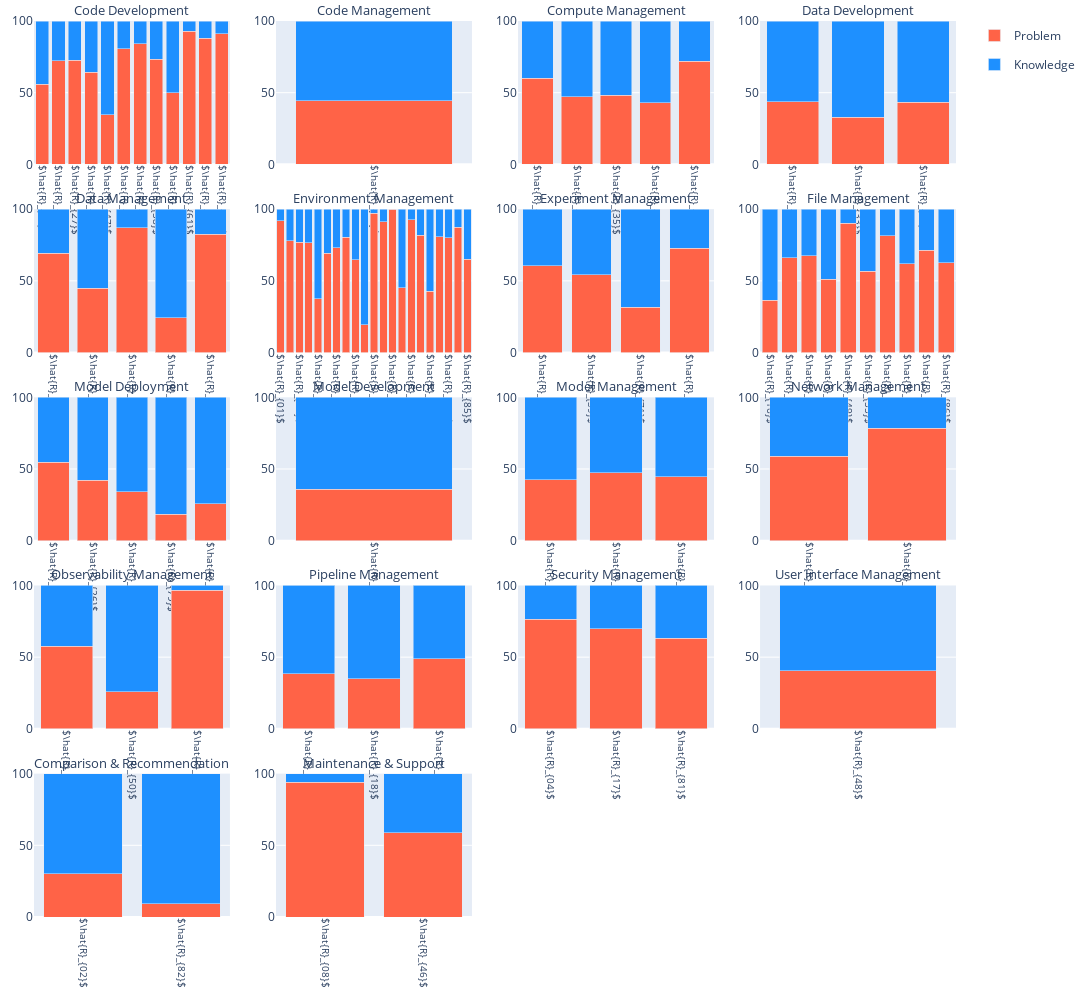

Notebook source saved alongside this figure:
### Code cell
df = pd.read_json(os.path.join(path_rq4, 'macro-topics.json'))

rows = 5
cols = 4
fig = make_subplots(rows=rows, cols=cols, horizontal_spacing=0.05, vertical_spacing=0.05, subplot_titles=[macro_topic_indexing[i] for i in sorted(df['Resolution_summary_topic_macro'].unique())])

for macro_name, macro_group in df.groupby('Resolution_summary_topic_macro', sort=True):
    categories = []
    frequency_p = []
    frequency_k = [] 
    
    for name, group in macro_group.groupby('Resolution_summary_topic'):
        name = r'$\hat{R}_{0' + str(name+1) + '}$' if name < 9 else r'$\hat{R}_{' + str(name+1) + '}$'
        categories.append(name)
        frequency_p.append(len(group[group['Challenge_type'] == 'problem'])/len(group)*100)
        frequency_k.append(len(group[group['Challenge_type'] == 'knowledge'])/len(group)*100)
    
    row = macro_name // cols + 1
    col = macro_name % cols + 1
    show_legend = True if macro_name == 0 else False
    
    fig.add_trace(go.Bar(
        name='Problem', 
        x=categories, 
        y=frequency_p, 
        legendgroup='Problem', 
        marker_color=color_map['Problem'],
        showlegend=show_legend
    ), row=row, col=col)
    fig.add_trace(go.Bar(
        name='Knowledge', 
        x=categories, 
        y=frequency_k, 
        legendgroup='Knowledge', 
        marker_color=color_map['Knowledge'],
        showlegend=show_legend
    ), row=row, col=col)
    fig.update_xaxes(
        tickangle=90, 
        tickfont=dict(size=10), 
        row=row, 
        col=col
    )

fig.update_yaxes(range=[0, 100])
fig.update_layout(
    barmode='stack',
    width=1200, 
    height=1000,
    margin=go.layout.Margin(
        l=20,  # left margin
        r=20,  # right margin
        b=20,  # bottom margin
        t=20,  # top margin
    )
)
fig.update_annotations(dict(font_size=13))
fig.show()
# fig.write_image(os.path.join(path_rq4, 'Macro-topics group frequency histogram.pdf'))

### Figure 1 — Plotly figure (JSON) as saved in the notebook; plotly's stock layout.template omitted (floating-point values rounded to 4 significant figures)
{"data": [{"legendgroup": "Problem", "marker": {"color": "tomato"}, "name": "Problem", "showlegend": true, "type": "bar", "x": ["$\\hat{R}_{12}$", "$\\hat{R}_{13}$", "$\\hat{R}_{27}$", "$\\hat{R}_{28}$", "$\\hat{R}_{47}$", "$\\hat{R}_{56}$", "$\\hat{R}_{57}$", "$\\hat{R}_{58}$", "$\\hat{R}_{59}$", "$\\hat{R}_{61}$", "$\\hat{R}_{63}$", "$\\hat{R}_{84}$"], "xaxis": "x", "y": [55.96, 72.15, 72.73, 64.15, 34.55, 80.56, 84.21, 73.33, 50, 92.86, 87.88, 91.18], "yaxis": "y"}, {"legendgroup": "Knowledge", "marker": {"color": "dodgerblue"}, "name": "Knowledge", "showlegend": true, "type": "bar", "x": ["$\\hat{R}_{12}$", "$\\hat{R}_{13}$", "$\\hat{R}_{27}$", "$\\hat{R}_{28}$", "$\\hat{R}_{47}$", "$\\hat{R}_{56}$", "$\\hat{R}_{57}$", "$\\hat{R}_{58}$", "$\\hat{R}_{59}$", "$\\hat{R}_{61}$", "$\\hat{R}_{63}$", "$\\hat{R}_{84}$"], "xaxis": "x", "y": [44.04, 27.85, 27.27, 35.85, 65.45, 19.44, 15.79, 26.67, 50, 7.143, 12.12, 8.824], "yaxis": "y"}, {"legendgroup": "Problem", "marker": {"color": "tomato"}, "name": "Problem", "showlegend": false, "type": "bar", "x": ["$\\hat{R}_{43}$"], "xaxis": "x2", "y": [44.44], "yaxis": "y2"}, {"legendgroup": "Knowledge", "marker": {"color": "dodgerblue"}, "name": "Knowledge", "showlegend": false, "type": "bar", "x": ["$\\hat{R}_{43}$"], "xaxis": "x2", "y": [55.56], "yaxis": "y2"}, {"legendgroup": "Problem", "marker": {"color": "tomato"}, "name": "Problem", "showlegend": false, "type": "bar", "x": ["$\\hat{R}_{19}$", "$\\hat{R}_{30}$", "$\\hat{R}_{35}$", "$\\hat{R}_{53}$", "$\\hat{R}_{60}$"], "xaxis": "x3", "y": [60, 47.17, 48.08, 42.86, 71.88], "yaxis": "y3"}, {"legendgroup": "Knowledge", "marker": {"color": "dodgerblue"}, "name": "Knowledge", "showlegend": false, "type": "bar", "x": ["$\\hat{R}_{19}$", "$\\hat{R}_{30}$", "$\\hat{R}_{35}$", "$\\hat{R}_{53}$", "$\\hat{R}_{60}$"], "xaxis": "x3", "y": [40, 52.83, 51.92, 57.14, 28.12], "yaxis": "y3"}, {"legendgroup": "Problem", "marker": {"color": "tomato"}, "name": "Problem", "showlegend": false, "type": "bar", "x": ["$\\hat{R}_{31}$", "$\\hat{R}_{33}$", "$\\hat{R}_{54}$"], "xaxis": "x4", "y": [43.55, 32.84, 43.24], "yaxis": "y4"}, {"legendgroup": "Knowledge", "marker": {"color": "dodgerblue"}, "name": "Knowledge", "showlegend": false, "type": "bar", "x": ["$\\hat{R}_{31}$", "$\\hat{R}_{33}$", "$\\hat{R}_{54}$"], "xaxis": "x4", "y": [56.45, 67.16, 56.76], "yaxis": "y4"}, {"legendgroup": "Problem", "marker": {"color": "tomato"}, "name": "Problem", "showlegend": false, "type": "bar", "x": ["$\\hat{R}_{40}$", "$\\hat{R}_{42}$", "$\\hat{R}_{70}$", "$\\hat{R}_{75}$", "$\\hat{R}_{77}$"], "xaxis": "x5", "y": [69.35, 45, 87.18, 24.24, 82.61], "yaxis": "y5"}, {"legendgroup": "Knowledge", "marker": {"color": "dodgerblue"}, "name": "Knowledge", "showlegend": false, "type": "bar", "x": ["$\\hat{R}_{40}$", "$\\hat{R}_{42}$", "$\\hat{R}_{70}$", "$\\hat{R}_{75}$", "$\\hat{R}_{77}$"], "xaxis": "x5", "y": [30.65, 55.0, 12.82, 75.76, 17.39], "yaxis": "y5"}, {"legendgroup": "Problem", "marker": {"color": "tomato"}, "name": "Problem", "showlegend": false, "type": "bar", "x": ["$\\hat{R}_{01}$", "$\\hat{R}_{05}$", "$\\hat{R}_{07}$", "$\\hat{R}_{15}$", "$\\hat{R}_{21}$", "$\\hat{R}_{22}$", "$\\hat{R}_{23}$", "$\\hat{R}_{25}$", "$\\hat{R}_{34}$", "$\\hat{R}_{37}$", "$\\hat{R}_{41}$", "$\\hat{R}_{44}$", "$\\hat{R}_{62}$", "$\\hat{R}_{66}$", "$\\hat{R}_{67}$", "$\\hat{R}_{69}$", "$\\hat{R}_{72}$", "$\\hat{R}_{73}$", "$\\hat{R}_{76}$", "$\\hat{R}_{78}$", "$\\hat{R}_{85}$"], "xaxis": "x6", "y": [92.05, 78.12, 77.01, 76.56, 37.5, 69.39, 73.02, 80.39, 64.58, 19.51, 97.22, 91.18, 100, 45.16, 92.59, 81.82, 42.86, 80.77, 80, 87.5, 65], "yaxis": "y6"}, {"legendgroup": "Knowledge", "marker": {"color": "dodgerblue"}, "name": "Knowledge", "showlegend": false, "type": "bar", "x": ["$\\hat{R}_{01}$", "$\\hat{R}_{05}$", "$\\hat{R}_{07}$", "$\\hat{R}_{15}$", "$\\hat{R}_{21}$", "$\\hat{R}_{22}$", "$\\hat{R}_{23}$", "$\\hat{R}_{25}$", "$\\hat{R}_{34}$", "$\\hat{R}_{37}$", "$\\hat{R}_{41}$", "$\\hat{R}_{44}$", "$\\hat{R}_{62}$", "$\\hat{R}_{66}$", "$\\hat{R}_{67}$", "$\\hat{R}_{69}$", "$\\hat{R}_{72}$", "$\\hat{R}_{73}$", "$\\hat{R}_{76}$", "$\\hat{R}_{78}$", "$\\hat{R}_{85}$"], "xaxis": "x6", "y": [7.955, 21.88, 22.99, 23.44, 62.5, 30.61, 26.98, 19.61, 35.42, 80.49, 2.778, 8.824, 0, 54.84, 7.407, 18.18, 57.14, 19.23, 20, 12.5, 35], "yaxis": "y6"}, {"legendgroup": "Problem", "marker": {"color": "tomato"}, "name": "Problem", "showlegend": false, "type": "bar", "x": ["$\\hat{R}_{11}$", "$\\hat{R}_{39}$", "$\\hat{R}_{71}$", "$\\hat{R}_{83}$"], "xaxis": "x7", "y": [60.49, 54.17, 31.43, 72.73], "yaxis": "y7"}, {"legendgroup": "Knowledge", "marker": {"color": "dodgerblue"}, "name": "Knowledge", "showlegend": false, "type": "bar", "x": ["$\\hat{R}_{11}$", "$\\hat{R}_{39}$", "$\\hat{R}_{71}$", "$\\hat{R}_{83}$"], "xaxis": "x7", "y": [39.51, 45.83, 68.57, 27.27], "yaxis": "y7"}, {"legendgroup": "Problem", "marker": {"color": "tomato"}, "name": "Problem", "showlegend": false, "type": "bar", "x": ["$\\hat{R}_{16}$", "$\\hat{R}_{20}$", "$\\hat{R}_{29}$", "$\\hat{R}_{36}$", "$\\hat{R}_{49}$", "$\\hat{R}_{55}$", "$\\hat{R}_{64}$", "$\\hat{R}_{65}$", "$\\hat{R}_{68}$", "$\\hat{R}_{86}$"], "xaxis": "x8", "y": [36.36, 66.23, 67.35, 51.06, 90.24, 56.76, 81.58, 62.07, 71.43, 62.5], "yaxis": "y8"}, {"legendgroup": "Knowledge", "marker": {"color": "dodgerblue"}, "name": "Knowledge", "showlegend": false, "type": "bar", "x": ["$\\hat{R}_{16}$", "$\\hat{R}_{20}$", "$\\hat{R}_{29}$", "$\\hat{R}_{36}$", "$\\hat{R}_{49}$", "$\\hat{R}_{55}$", "$\\hat{R}_{64}$", "$\\hat{R}_{65}$", "$\\hat{R}_{68}$", "$\\hat{R}_{86}$"], "xaxis": "x8", "y": [63.64, 33.77, 32.65, 48.94, 9.756, 43.24, 18.42, 37.93, 28.57, 37.5], "yaxis": "y8"}, {"legendgroup": "Problem", "marker": {"color": "tomato"}, "name": "Problem", "showlegend": false, "type": "bar", "x": ["$\\hat{R}_{24}$", "$\\hat{R}_{26}$", "$\\hat{R}_{38}$", "$\\hat{R}_{79}$", "$\\hat{R}_{80}$"], "xaxis": "x9", "y": [54.72, 42, 34.04, 18.37, 25.93], "yaxis": "y9"}, {"legendgroup": "Knowledge", "marker": {"color": "dodgerblue"}, "name": "Knowledge", "showlegend": false, "type": "bar", "x": ["$\\hat{R}_{24}$", "$\\hat{R}_{26}$", "$\\hat{R}_{38}$", "$\\hat{R}_{79}$", "$\\hat{R}_{80}$"], "xaxis": "x9", "y": [45.28, 58.0, 65.96, 81.63, 74.07], "yaxis": "y9"}, {"legendgroup": "Problem", "marker": {"color": "tomato"}, "name": "Problem", "showlegend": false, "type": "bar", "x": ["$\\hat{R}_{03}$"], "xaxis": "x10", "y": [35.79], "yaxis": "y10"}, {"legendgroup": "Knowledge", "marker": {"color": "dodgerblue"}, "name": "Knowledge", "showlegend": false, "type": "bar", "x": ["$\\hat{R}_{03}$"], "xaxis": "x10", "y": [64.21], "yaxis": "y10"}, {"legendgroup": "Problem", "marker": {"color": "tomato"}, "name": "Problem", "showlegend": false, "type": "bar", "x": ["$\\hat{R}_{10}$", "$\\hat{R}_{32}$", "$\\hat{R}_{52}$"], "xaxis": "x11", "y": [42.57, 47.37, 44.44], "yaxis": "y11"}, {"legendgroup": "Knowledge", "marker": {"color": "dodgerblue"}, "name": "Knowledge", "showlegend": false, "type": "bar", "x": ["$\\hat{R}_{10}$", "$\\hat{R}_{32}$", "$\\hat{R}_{52}$"], "xaxis": "x11", "y": [57.43, 52.63, 55.56], "yaxis": "y11"}, {"legendgroup": "Problem", "marker": {"color": "tomato"}, "name": "Problem", "showlegend": false, "type": "bar", "x": ["$\\hat{R}_{09}$", "$\\hat{R}_{51}$"], "xaxis": "x12", "y": [58.95, 78.38], "yaxis": "y12"}, {"legendgroup": "Knowledge", "marker": {"color": "dodgerblue"}, "name": "Knowledge", "showlegend": false, "type": "bar", "x": ["$\\hat{R}_{09}$", "$\\hat{R}_{51}$"], "xaxis": "x12", "y": [41.05, 21.62], "yaxis": "y12"}, {"legendgroup": "Problem", "marker": {"color": "tomato"}, "name": "Problem", "showlegend": false, "type": "bar", "x": ["$\\hat{R}_{06}$", "$\\hat{R}_{50}$", "$\\hat{R}_{74}$"], "xaxis": "x13", "y": [57.78, 25.71, 96.55], "yaxis": "y13"}, {"legendgroup": "Knowledge", "marker": {"color": "dodgerblue"}, "name": "Knowledge", "showlegend": false, "type": "bar", "x": ["$\\hat{R}_{06}$", "$\\hat{R}_{50}$", "$\\hat{R}_{74}$"], "xaxis": "x13", "y": [42.22, 74.29, 3.448], "yaxis": "y13"}, {"legendgroup": "Problem", "marker": {"color": "tomato"}, "name": "Problem", "showlegend": false, "type": "bar", "x": ["$\\hat{R}_{14}$", "$\\hat{R}_{18}$", "$\\hat{R}_{45}$"], "xaxis": "x14", "y": [38.46, 34.92, 48.84], "yaxis": "y14"}, {"legendgroup": "Knowledge", "marker": {"color": "dodgerblue"}, "name": "Knowledge", "showlegend": false, "type": "bar", "x": ["$\\hat{R}_{14}$", "$\\hat{R}_{18}$", "$\\hat{R}_{45}$"], "xaxis": "x14", "y": [61.54, 65.08, 51.16], "yaxis": "y14"}, {"legendgroup": "Problem", "marker": {"color": "tomato"}, "name": "Problem", "showlegend": false, "type": "bar", "x": ["$\\hat{R}_{04}$", "$\\hat{R}_{17}$", "$\\hat{R}_{81}$"], "xaxis": "x15", "y": [76.47, 69.86, 63.33], "yaxis": "y15"}, {"legendgroup": "Knowledge", "marker": {"color": "dodgerblue"}, "name": "Knowledge", "showlegend": false, "type": "bar", "x": ["$\\hat{R}_{04}$", "$\\hat{R}_{17}$", "$\\hat{R}_{81}$"], "xaxis": "x15", "y": [23.53, 30.14, 36.67], "yaxis": "y15"}, {"legendgroup": "Problem", "marker": {"color": "tomato"}, "name": "Problem", "showlegend": false, "type": "bar", "x": ["$\\hat{R}_{48}$"], "xaxis": "x16", "y": [40.43], "yaxis": "y16"}, {"legendgroup": "Knowledge", "marker": {"color": "dodgerblue"}, "name": "Knowledge", "showlegend": false, "type": "bar", "x": ["$\\hat{R}_{48}$"], "xaxis": "x16", "y": [59.57], "yaxis": "y16"}, {"legendgroup": "Problem", "marker": {"color": "tomato"}, "name": "Problem", "showlegend": false, "type": "bar", "x": ["$\\hat{R}_{02}$", "$\\hat{R}_{82}$"], "xaxis": "x17", "y": [30.34, 9.091], "yaxis": "y17"}, {"legendgroup": "Knowledge", "marker": {"color": "dodgerblue"}, "name": "Knowledge", "showlegend": false, "type": "bar", "x": ["$\\hat{R}_{02}$", "$\\hat{R}_{82}$"], "xaxis": "x17", "y": [69.66, 90.91], "yaxis": "y17"}, {"legendgroup": "Problem", "marker": {"color": "tomato"}, "name": "Problem", "showlegend": false, "type": "bar", "x": ["$\\hat{R}_{08}$", "$\\hat{R}_{46}$"], "xaxis": "x18", "y": [93.83, 58.73], "yaxis": "y18"}, {"legendgroup": "Knowledge", "marker": {"color": "dodgerblue"}, "name": "Knowledge", "showlegend": false, "type": "bar", "x": ["$\\hat{R}_{08}$", "$\\hat{R}_{46}$"], "xaxis": "x18", "y": [6.173, 41.27], "yaxis": "y18"}], "layout": {"annotations": [{"font": {"size": 13}, "showarrow": false, "text": "Code Development", "x": 0.1062, "xanchor": "center", "xref": "paper", "y": 1, "yanchor": "bottom", "yref": "paper"}, {"font": {"size": 13}, "showarrow": false, "text": "Code Management", "x": 0.3688, "xanchor": "center", "xref": "paper", "y": 1, "yanchor": "bottom", "yref": "paper"}, {"font": {"size": 13}, "showarrow": false, "text": "Compute Management", "x": 0.6313, "xanchor": "center", "xref": "paper", "y": 1, "yanchor": "bottom", "yref": "paper"}, {"font": {"size": 13}, "showarrow": false, "text": "Data Development", "x": 0.8938, "xanchor": "center", "xref": "paper", "y": 1, "yanchor": "bottom", "yref": "paper"}, {"font": {"size": 13}, "showarrow": false, "text": "Data Management", "x": 0.1062, "xanchor": "center", "xref": "paper", "y": 0.79, "yanchor": "bottom", "yref": "paper"}, {"font": {"size": 13}, "showarrow": false, "text": "Environment Management", "x": 0.3688, "xanchor": "center", "xref": "paper", "y": 0.79, "yanchor": "bottom", "yref": "paper"}, {"font": {"size": 13}, "showarrow": false, "text": "Experiment Management", "x": 0.6313, "xanchor": "center", "xref": "paper", "y": 0.79, "yanchor": "bottom", "yref": "paper"}, {"font": {"size": 13}, "showarrow": false, "text": "File Management", "x": 0.8938, "xanchor": "center", "xref": "paper", "y": 0.79, "yanchor": "bottom", "yref": "paper"}, {"font": {"size": 13}, "showarrow": false, "text": "Model Deployment", "x": 0.1062, "xanchor": "center", "xref": "paper", "y": 0.58, "yanchor": "bottom", "yref": "paper"}, {"font": {"size": 13}, "showarrow": false, "text": "Model Development", "x": 0.3688, "xanchor": "center", "xref": "paper", "y": 0.58, "yanchor": "bottom", "yref": "paper"}, {"font": {"size": 13}, "showarrow": false, "text": "Model Management", "x": 0.6313, "xanchor": "center", "xref": "paper", "y": 0.58, "yanchor": "bottom", "yref": "paper"}, {"font": {"size": 13}, "showarrow": false, "text": "Network Management", "x": 0.8938, "xanchor": "center", "xref": "paper", "y": 0.58, "yanchor": "bottom", "yref": "paper"}, {"font": {"size": 13}, "showarrow": false, "text": "Observability Management", "x": 0.1062, "xanchor": "center", "xref": "paper", "y": 0.37, "yanchor": "bottom", "yref": "paper"}, {"font": {"size": 13}, "showarrow": false, "text": "Pipeline Management", "x": 0.3688, "xanchor": "center", "xref": "paper", "y": 0.37, "yanchor": "bottom", "yref": "paper"}, {"font": {"size": 13}, "showarrow": false, "text": "Security Management", "x": 0.6313, "xanchor": "center", "xref": "paper", "y": 0.37, "yanchor": "bottom", "yref": "paper"}, {"font": {"size": 13}, "showarrow": false, "text": "User Interface Management", "x": 0.8938, "xanchor": "center", "xref": "paper", "y": 0.37, "yanchor": "bottom", "yref": "paper"}, {"font": {"size": 13}, "showarrow": false, "text": "Comparison & Recommendation", "x": 0.1062, "xanchor": "center", "xref": "paper", "y": 0.16, "yanchor": "bottom", "yref": "paper"}, {"font": {"size": 13}, "showarrow": false, "text": "Maintenance & Support", "x": 0.3688, "xanchor": "center", "xref": "paper", "y": 0.16, "yanchor": "bottom", "yref": "paper"}], "barmode": "stack", "height": 1000, "margin": {"b": 20, "l": 20, "r": 20, "t": 20}, "width": 1200, "xaxis": {"anchor": "y", "domain": [0, 0.2125], "tickangle": 90, "tickfont": {"size": 10}}, "xaxis10": {"anchor": "y10", "domain": [0.2625, 0.475], "tickangle": 90, "tickfont": {"size": 10}}, "xaxis11": {"anchor": "y11", "domain": [0.525, 0.7375], "tickangle": 90, "tickfont": {"size": 10}}, "xaxis12": {"anchor": "y12", "domain": [0.7875, 1], "tickangle": 90, "tickfont": {"size": 10}}, "xaxis13": {"anchor": "y13", "domain": [0, 0.2125], "tickangle": 90, "tickfont": {"size": 10}}, "xaxis14": {"anchor": "y14", "domain": [0.2625, 0.475], "tickangle": 90, "tickfont": {"size": 10}}, "xaxis15": {"anchor": "y15", "domain": [0.525, 0.7375], "tickangle": 90, "tickfont": {"size": 10}}, "xaxis16": {"anchor": "y16", "domain": [0.7875, 1], "tickangle": 90, "tickfont": {"size": 10}}, "xaxis17": {"anchor": "y17", "domain": [0, 0.2125], "tickangle": 90, "tickfont": {"size": 10}}, "xaxis18": {"anchor": "y18", "domain": [0.2625, 0.475], "tickangle": 90, "tickfont": {"size": 10}}, "xaxis19": {"anchor": "y19", "domain": [0.525, 0.7375]}, "xaxis2": {"anchor": "y2", "domain": [0.2625, 0.475], "tickangle": 90, "tickfont": {"size": 10}}, "xaxis20": {"anchor": "y20", "domain": [0.7875, 1]}, "xaxis3": {"anchor": "y3", "domain": [0.525, 0.7375], "tickangle": 90, "tickfont": {"size": 10}}, "xaxis4": {"anchor": "y4", "domain": [0.7875, 1], "tickangle": 90, "tickfont": {"size": 10}}, "xaxis5": {"anchor": "y5", "domain": [0, 0.2125], "tickangle": 90, "tickfont": {"size": 10}}, "xaxis6": {"anchor": "y6", "domain": [0.2625, 0.475], "tickangle": 90, "tickfont": {"size": 10}}, "xaxis7": {"anchor": "y7", "domain": [0.525, 0.7375], "tickangle": 90, "tickfont": {"size": 10}}, "xaxis8": {"anchor": "y8", "domain": [0.7875, 1], "tickangle": 90, "tickfont": {"size": 10}}, "xaxis9": {"anchor": "y9", "domain": [0, 0.2125], "tickangle": 90, "tickfont": {"size": 10}}, "yaxis": {"anchor": "x", "domain": [0.84, 1], "range": [0, 100]}, "yaxis10": {"anchor": "x10", "domain": [0.42, 0.58], "range": [0, 100]}, "yaxis11": {"anchor": "x11", "domain": [0.42, 0.58], "range": [0, 100]}, "yaxis12": {"anchor": "x12", "domain": [0.42, 0.58], "range": [0, 100]}, "yaxis13": {"anchor": "x13", "domain": [0.21, 0.37], "range": [0, 100]}, "yaxis14": {"anchor": "x14", "domain": [0.21, 0.37], "range": [0, 100]}, "yaxis15": {"anchor": "x15", "domain": [0.21, 0.37], "range": [0, 100]}, "yaxis16": {"anchor": "x16", "domain": [0.21, 0.37], "range": [0, 100]}, "yaxis17": {"anchor": "x17", "domain": [0, 0.16], "range": [0, 100]}, "yaxis18": {"anchor": "x18", "domain": [0, 0.16], "range": [0, 100]}, "yaxis19": {"anchor": "x19", "domain": [0, 0.16], "range": [0, 100]}, "yaxis2": {"anchor": "x2", "domain": [0.84, 1], "range": [0, 100]}, "yaxis20": {"anchor": "x20", "domain": [0, 0.16], "range": [0, 100]}, "yaxis3": {"anchor": "x3", "domain": [0.84, 1], "range": [0, 100]}, "yaxis4": {"anchor": "x4", "domain": [0.84, 1], "range": [0, 100]}, "yaxis5": {"anchor": "x5", "domain": [0.63, 0.79], "range": [0, 100]}, "yaxis6": {"anchor": "x6", "domain": [0.63, 0.79], "range": [0, 100]}, "yaxis7": {"anchor": "x7", "domain": [0.63, 0.79], "range": [0, 100]}, "yaxis8": {"anchor": "x8", "domain": [0.63, 0.79], "range": [0, 100]}, "yaxis9": {"anchor": "x9", "domain": [0.42, 0.58], "range": [0, 100]}}}
